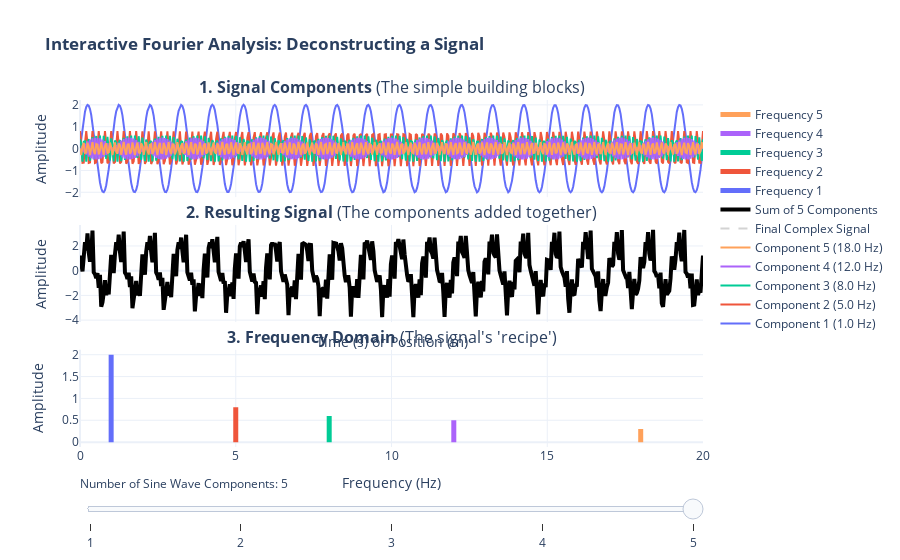

The cell this chart's notebook holds for it:
### Markdown cell above
# Sine wave addition visualization - Fourier Analysis

### Code cell
import numpy as np
import plotly.graph_objects as go
from plotly.subplots import make_subplots

# --- 1. Define the Component Sine Waves ---
x_axis = np.linspace(0, 20, 500)
x_label = "Time (s) or Position (m)"

# ## UPDATED PART: Expanded the "recipe" to 5 components ##
components = [
    {'freq': 1.0, 'amp': 2.0, 'phase': 0},      # Component 1: Low frequency, high amplitude
    {'freq': 5.0, 'amp': 0.8, 'phase': np.pi/2},# Component 2: Mid frequency, medium amplitude
    {'freq': 8.0, 'amp': 0.6, 'phase': np.pi/4},# Component 3: Mid frequency, medium amplitude
    {'freq': 12.0, 'amp': 0.5, 'phase': np.pi}, # Component 4: High frequency, low amplitude
    {'freq': 18.0, 'amp': 0.3, 'phase': 0}      # Component 5: Very high frequency, low amplitude
]

# --- 2. Pre-calculate the Signals and Their Sums ---
individual_waves = []
summed_waves = []
current_sum = np.zeros_like(x_axis)

for comp in components:
    wave = comp['amp'] * np.sin(2 * np.pi * comp['freq'] * x_axis + comp['phase'])
    individual_waves.append(wave)
    current_sum = current_sum + wave
    summed_waves.append(current_sum)

# --- 3. Create the Plotly Figure with 3 Subplots ---
fig = make_subplots(
    rows=3, cols=1,
    shared_xaxes=True, # Share the x-axis between the top two plots
    vertical_spacing=0.08,
    subplot_titles=(
        "<b>1. Signal Components</b> (The simple building blocks)",
        "<b>2. Resulting Signal</b> (The components added together)",
        "<b>3. Frequency Domain</b> (The signal's 'recipe')"
    )
)

# --- 4. Add Traces to the Figure ---
# ## UPDATED PART: Added more colors for the new components ##
colors = ['#636EFA', '#EF553B', '#00CC96', '#AB63FA', '#FFA15A']

# ## Add Traces to the TOP PLOT (Components) ##
for i, wave in enumerate(individual_waves):
    fig.add_trace(go.Scatter(
        x=x_axis, y=wave, mode='lines',
        line=dict(width=2, color=colors[i]),
        name=f'Component {i+1} ({components[i]["freq"]} Hz)',
        visible=False
    ), row=1, col=1)

# ## Add Traces to the MIDDLE PLOT (Resulting Signal) ##
fig.add_trace(go.Scatter(
    x=x_axis, y=summed_waves[-1], mode='lines',
    line=dict(color='lightgray', dash='dash'),
    name='Final Complex Signal'
), row=2, col=1)

for i, wave in enumerate(summed_waves):
    fig.add_trace(go.Scatter(
        x=x_axis, y=wave, mode='lines',
        line=dict(color='black', width=4),
        name=f'Sum of {i+1} Components',
        visible=(i==0)
    ), row=2, col=1)

# ## Add Traces to the BOTTOM PLOT (Frequency) ##
for i, comp in enumerate(components):
    fig.add_trace(go.Scatter(
        x=[comp['freq'], comp['freq']], y=[0, comp['amp']],
        mode='lines',
        line=dict(width=5, color=colors[i]),
        name=f'Frequency {i+1}',
        visible=False
    ), row=3, col=1)

# --- 5. Create the Slider ---
# The logic here is generic and adapts automatically to the new number of components
steps = []
num_comps = len(components)

for i in range(num_comps):
    visibility = []
    visibility.extend([True if k <= i else False for k in range(num_comps)])
    visibility.append(True)
    visibility.extend([True if k == i else False for k in range(num_comps)])
    visibility.extend([True if k <= i else False for k in range(num_comps)])

    step = dict(
        method="restyle",
        label=str(i + 1),
        args=[{"visible": visibility}]
    )
    steps.append(step)

sliders = [dict(
    active=0,
    currentvalue={"prefix": "Number of Sine Wave Components: "},
    pad={"t": 25},
    steps=steps
)]

# --- 6. Update Layout and Show the Figure ---
fig.update_layout(
    sliders=sliders,
    title_text='<b>Interactive Fourier Analysis: Deconstructing a Signal</b>',
    height=900,
    template='plotly_white',
    legend=dict(traceorder='reversed')
)

fig.update_yaxes(title_text="Amplitude", row=1, col=1)
fig.update_yaxes(title_text="Amplitude", row=2, col=1)
fig.update_yaxes(title_text="Amplitude", row=3, col=1)

fig.update_xaxes(title_text=x_label, row=2, col=1)
# ## Expanded the frequency range to see all 5 spikes ##
fig.update_xaxes(title_text="Frequency (Hz)", range=[0, 20], row=3, col=1, matches=None)

fig.show()

### Figure 1 — Plotly figure (JSON) as saved in the notebook; plotly's stock layout.template omitted (floating-point values rounded to 4 significant figures; data arrays with more than 128 entries replaced by an {"elided": "..."} marker saying what was removed)
{"data": [{"line": {"color": "#636EFA", "width": 2}, "mode": "lines", "name": "Component 1 (1.0 Hz)", "type": "scatter", "visible": true, "x": {"elided": "500 float values"}, "xaxis": "x", "y": {"elided": "500 float values"}, "yaxis": "y"}, {"line": {"color": "#EF553B", "width": 2}, "mode": "lines", "name": "Component 2 (5.0 Hz)", "type": "scatter", "visible": true, "x": {"elided": "500 float values"}, "xaxis": "x", "y": {"elided": "500 float values"}, "yaxis": "y"}, {"line": {"color": "#00CC96", "width": 2}, "mode": "lines", "name": "Component 3 (8.0 Hz)", "type": "scatter", "visible": true, "x": {"elided": "500 float values"}, "xaxis": "x", "y": {"elided": "500 float values"}, "yaxis": "y"}, {"line": {"color": "#AB63FA", "width": 2}, "mode": "lines", "name": "Component 4 (12.0 Hz)", "type": "scatter", "visible": true, "x": {"elided": "500 float values"}, "xaxis": "x", "y": {"elided": "500 float values"}, "yaxis": "y"}, {"line": {"color": "#FFA15A", "width": 2}, "mode": "lines", "name": "Component 5 (18.0 Hz)", "type": "scatter", "visible": true, "x": {"elided": "500 float values"}, "xaxis": "x", "y": {"elided": "500 float values"}, "yaxis": "y"}, {"line": {"color": "lightgray", "dash": "dash"}, "mode": "lines", "name": "Final Complex Signal", "type": "scatter", "visible": true, "x": {"elided": "500 float values"}, "xaxis": "x2", "y": {"elided": "500 float values"}, "yaxis": "y2"}, {"line": {"color": "black", "width": 4}, "mode": "lines", "name": "Sum of 1 Components", "type": "scatter", "visible": false, "x": {"elided": "500 float values"}, "xaxis": "x2", "y": {"elided": "500 float values"}, "yaxis": "y2"}, {"line": {"color": "black", "width": 4}, "mode": "lines", "name": "Sum of 2 Components", "type": "scatter", "visible": false, "x": {"elided": "500 float values"}, "xaxis": "x2", "y": {"elided": "500 float values"}, "yaxis": "y2"}, {"line": {"color": "black", "width": 4}, "mode": "lines", "name": "Sum of 3 Components", "type": "scatter", "visible": false, "x": {"elided": "500 float values"}, "xaxis": "x2", "y": {"elided": "500 float values"}, "yaxis": "y2"}, {"line": {"color": "black", "width": 4}, "mode": "lines", "name": "Sum of 4 Components", "type": "scatter", "visible": false, "x": {"elided": "500 float values"}, "xaxis": "x2", "y": {"elided": "500 float values"}, "yaxis": "y2"}, {"line": {"color": "black", "width": 4}, "mode": "lines", "name": "Sum of 5 Components", "type": "scatter", "visible": true, "x": {"elided": "500 float values"}, "xaxis": "x2", "y": {"elided": "500 float values"}, "yaxis": "y2"}, {"line": {"color": "#636EFA", "width": 5}, "mode": "lines", "name": "Frequency 1", "type": "scatter", "visible": true, "x": [1, 1], "xaxis": "x3", "y": [0, 2], "yaxis": "y3"}, {"line": {"color": "#EF553B", "width": 5}, "mode": "lines", "name": "Frequency 2", "type": "scatter", "visible": true, "x": [5, 5], "xaxis": "x3", "y": [0, 0.8], "yaxis": "y3"}, {"line": {"color": "#00CC96", "width": 5}, "mode": "lines", "name": "Frequency 3", "type": "scatter", "visible": true, "x": [8, 8], "xaxis": "x3", "y": [0, 0.6], "yaxis": "y3"}, {"line": {"color": "#AB63FA", "width": 5}, "mode": "lines", "name": "Frequency 4", "type": "scatter", "visible": true, "x": [12, 12], "xaxis": "x3", "y": [0, 0.5], "yaxis": "y3"}, {"line": {"color": "#FFA15A", "width": 5}, "mode": "lines", "name": "Frequency 5", "type": "scatter", "visible": true, "x": [18, 18], "xaxis": "x3", "y": [0, 0.3], "yaxis": "y3"}], "layout": {"annotations": [{"font": {"size": 16}, "showarrow": false, "text": "<b>1. Signal Components</b> (The simple building blocks)", "x": 0.5, "xanchor": "center", "xref": "paper", "y": 1, "yanchor": "bottom", "yref": "paper"}, {"font": {"size": 16}, "showarrow": false, "text": "<b>2. Resulting Signal</b> (The components added together)", "x": 0.5, "xanchor": "center", "xref": "paper", "y": 0.64, "yanchor": "bottom", "yref": "paper"}, {"font": {"size": 16}, "showarrow": false, "text": "<b>3. Frequency Domain</b> (The signal's 'recipe')", "x": 0.5, "xanchor": "center", "xref": "paper", "y": 0.28, "yanchor": "bottom", "yref": "paper"}], "autosize": true, "legend": {"traceorder": "reversed"}, "sliders": [{"active": 4, "currentvalue": {"prefix": "Number of Sine Wave Components: "}, "pad": {"t": 25}, "steps": [{"args": [{"visible": [true, false, false, false, false, true, true, false, false, false, false, true, false, false, false, false]}], "label": "1", "method": "restyle"}, {"args": [{"visible": [true, true, false, false, false, true, false, true, false, false, false, true, true, false, false, false]}], "label": "2", "method": "restyle"}, {"args": [{"visible": [true, true, true, false, false, true, false, false, true, false, false, true, true, true, false, false]}], "label": "3", "method": "restyle"}, {"args": [{"visible": [true, true, true, true, false, true, false, false, false, true, false, true, true, true, true, false]}], "label": "4", "method": "restyle"}, {"args": [{"visible": [true, true, true, true, true, true, false, false, false, false, true, true, true, true, true, true]}], "label": "5", "method": "restyle"}]}], "title": {"text": "<b>Interactive Fourier Analysis: Deconstructing a Signal</b>"}, "xaxis": {"anchor": "y", "domain": [0, 1], "matches": "x3", "showticklabels": false, "type": "linear"}, "xaxis2": {"anchor": "y2", "domain": [0, 1], "matches": "x3", "showticklabels": false, "title": {"text": "Time (s) or Position (m)"}, "type": "linear"}, "xaxis3": {"anchor": "y3", "domain": [0, 1], "range": [0, 20], "title": {"text": "Frequency (Hz)"}, "type": "linear"}, "yaxis": {"anchor": "x", "autorange": true, "domain": [0.72, 1], "range": [-2.222, 2.222], "title": {"text": "Amplitude"}, "type": "linear"}, "yaxis2": {"anchor": "x2", "autorange": true, "domain": [0.36, 0.64], "range": [-4.159, 3.701], "title": {"text": "Amplitude"}, "type": "linear"}, "yaxis3": {"anchor": "x3", "autorange": true, "domain": [0, 0.28], "range": [-0.1111, 2.111], "title": {"text": "Amplitude"}, "type": "linear"}}}
